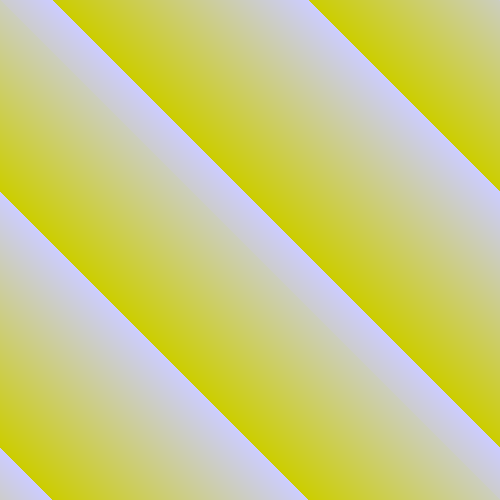
Frame 1 (no input)
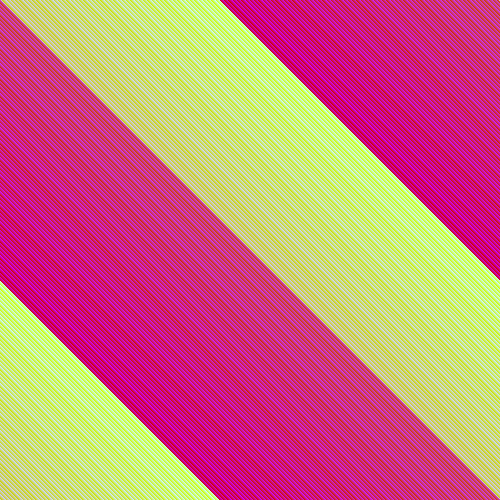
Frame 60 (the mouse pressed at the canvas centre just before this capture)
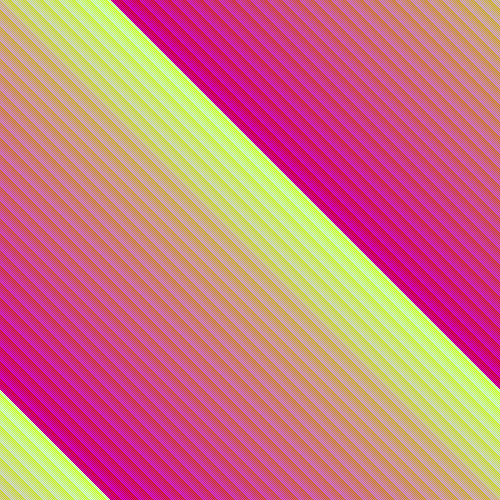
Frame 120 (the mouse held since frame 60 and released just before this capture)

The Processing sketch that drew these frames (run headless with seeded random() and noise(); from frame 60 on, the mouse is pressed at the canvas centre):

// Processing sketch: SlopeTest
// ── SlopeTest.pde
PImage image;
void setup() {
  size(500, 500);
  image = createImage(500, 500, RGB);
}

void draw() {
  loadPixels();
  
  int x = 0;
  int y = 0;
  int index=0;
  
//  starting from 0, height-1 to width-1, 0 ; picks diagonal pixels from bottom right to upper left  
  
  for(int i = 0 ; i < width ; i++){
    index = 0;
    x = i;
    y = height-1;
    while( x >= 0 && y < height){
      pixels[y*width+x]+=i;
      x--;
      y--;
    }
  }
    
  for(int i = 0 ; i < height - 2 ; i++){
    index = 0;
    x = width - 1;
    y = height - 2 - i;
    while(x >= 0 && y >= 0){
      pixels[y*width+x]+=i;
      x--;
      y--;
    }
  }
   
  
//  starting from 0,0 to width,height ; picks diagonal pixels from bottom left to upper right  
//  for(int i = 0 ; i < height ; i++){
//    index=0;
//    x=0;
//    y=i;
//    while(x < width && x <= i && y >= 0 ){
//      pixels[y*width+x]+=i;
//      index++;
//      x++;
//      y--;
//    }
//  }
//  
//  for(int i = 0 ; i < width-1 ; i++){
//    index=0;
//    x=i;
//    y=height-1;
//    while(x < width && y >= 0 ){
//      pixels[y*width+x]+=i;
//      index++;
//      x++;
//      y--;
//    }
//  }
  
  updatePixels();
}
